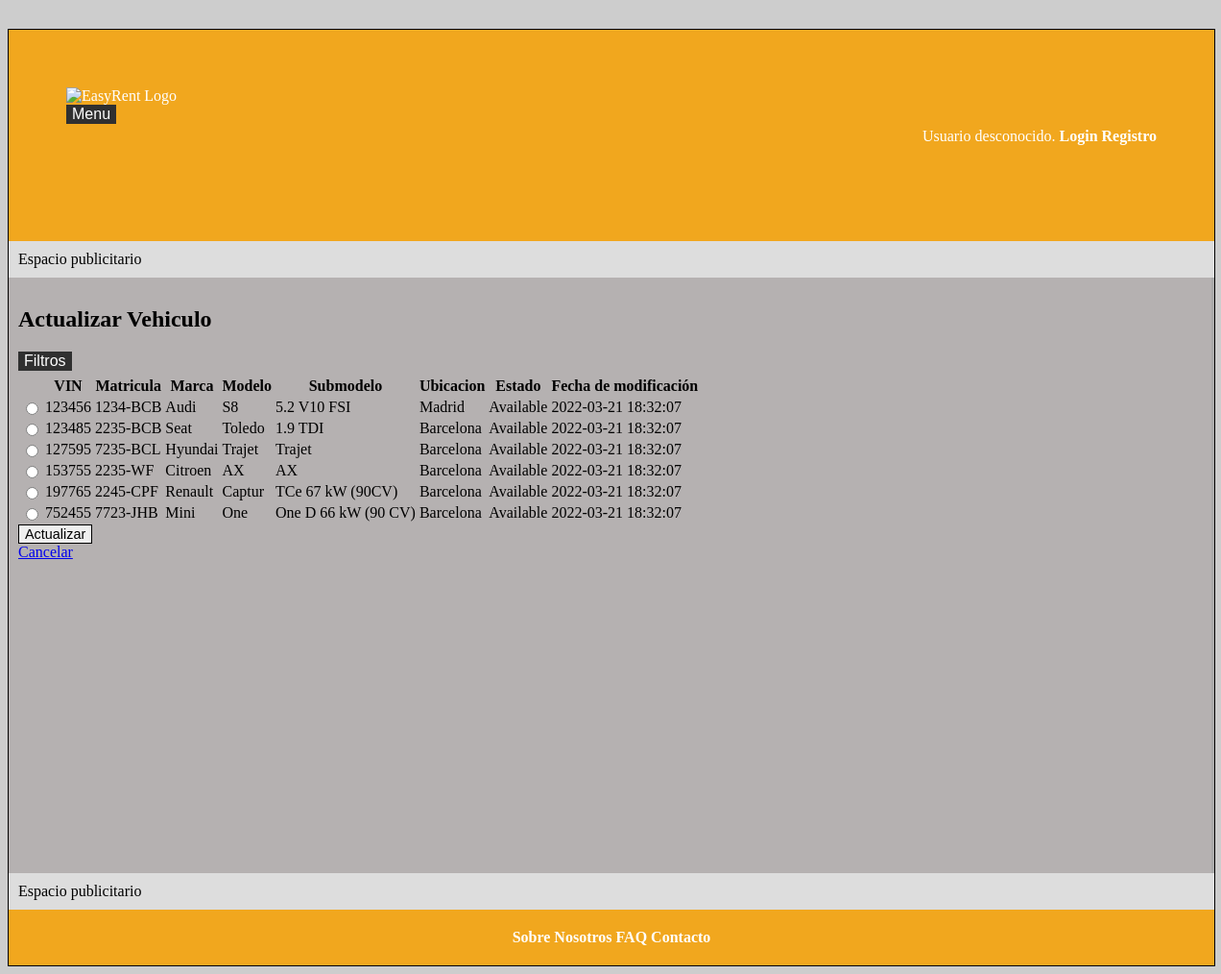
The page /actualizarVehiculo.php on the database its author committed.
### tables this page shows
create table
  Vehicle (
    vin bigint primary key,
    licensePlate varchar(10) not null,
    model bigint unsigned,
    location varchar(40),
    state enum ('Available', 'Unavailable', 'Reserved') default 'Available',
    fecha TIMESTAMP DEFAULT CURRENT_TIMESTAMP  ON UPDATE CURRENT_TIMESTAMP,
    foreign key (model) references Model(m_id) ON DELETE RESTRICT,
    check (vin regexp '^[0-9]{6}$'),
    check (licensePlate regexp '^[0-9]{4}-(?!.*(LL|CH))[BCDFGHJKLMNPRSTVWXYZ]{1,3}$')

  );

create table
  Model (
    m_id serial primary key,
    brand varchar(40),
    model varchar(40),
    submodel varchar(40) unique not null,
    gearbox enum('Manual', 'Automatic', 'Semi-automatic', 'Duplex'),
    category enum('Coupe', 'Pickup', 'Roadster', 'Sedan', 'Small-car', 'Suv', 'Van'),
    fuelType enum ('Diesel', 'Electric-hybrid', 'Electric', 'Petrol', 'Plug-in-hybrid') not null,
    seatCount tinyint not null,
    vehicleImg bigint unsigned,
    fecha TIMESTAMP DEFAULT CURRENT_TIMESTAMP  ON UPDATE CURRENT_TIMESTAMP,
    foreign key (vehicleImg) references Image(img_id),
    check (seatCount regexp '^[2-9]{1}$')
  );

### includes/service/lists/VehicleList.php (called while the page is built, shortened)
<?php
class VehicleList
{
    private $array;
    public function __construct($array = array())
    {
        $this->array = $array;
    }
    public function getArray()
    {
        return $this->array;
    }
    public function setArray($array)
    {
        $this->array = $array;
    }
}

### includes/persistance/entity/Vehicle.php (called while the page is built, shortened)
<?php
class Vehicle
{
    private $vin;
    private $licensePlate;
    private $model;
    private $location;
    private $state;
    private $timeStamp;
    public function __construct($vin, $licensePlate, $model, $location, $state = 'available', $timeStamp = null)
    {
        $this->vin = $vin;
        $this->licensePlate = $licensePlate;
        $this->model = $model;
        $this->location = $location;
        $this->state = $state;
        $this->timeStamp = $timeStamp;
    }
    public function getVin()
    {
        return $this->vin;
    }
    public function getLicensePlate()
    {
        return $this->licensePlate;
    }
    public function getModel()
    {
        return $this->model;
    }
    public function getLocation()
    {
        return $this->location;
    }
    public function getState()
    {
        return $this->state;
    }
    public function getTimeStamp()
    {
        return $this->timeStamp;
    }
}

### includes/persistance/repository/MysqlConnector.php (called while the page is built, shortened)
<?php
class MysqlConnector implements DatabaseConnection {
    private static $instance;
    private $mysqli;
    private function __construct()
    {
        $this->mysqli = null;
    }
    public static function getInstance()
    {
        if (self::$instance === null)
            self::$instance = new self;
        return self::$instance;
    }
    public function getConnection()
    {
        if ($this->mysqli == null) {
            $mysqli = new mysqli(BD_HOST, BD_USER, BD_PASS, BD_NAME, BD_PORT);
            $this->mysqli = $mysqli;
        }
        return $this->mysqli;
    }
    public function query($sql) {
        return $this->getConnection()->query($sql);
    }
    public function prepare($sql) {
        return self::getInstance()->getConnection()->prepare($sql);
    }
}

### includes/persistance/repository/MysqlVehicleRepository.php (called while the page is built, shortened)
<?php
class MysqlVehicleRepository extends AbstractMysqlRepository {
    public function findAll() : array
    {
        $vehicles = [];
        $sql = sprintf("select * from Vehicle");
        $stmt = $this->db->prepare($sql);
        $stmt->execute();
        $result = $stmt->get_result();
        while ($row = $result->fetch_assoc()) {
            $vehicle = new Vehicle($row['vin'], $row['licensePlate'], $row['model'], $row['location'], $row['state'], $row['fecha']);
            $vehicles[] = $vehicle;
        }
        return $vehicles;
    }
}

### includes/service/VehicleService.php (called while the page is built, shortened)
<?php
class VehicleService {
    private $vehicleRepository;
    private static $instance;
    private function __construct() {
        $this->vehicleRepository = $GLOBALS['db_vehicle_repository'];
    }
    public static function getInstance()
    {
        if (!self::$instance instanceof self) {
            self::$instance = new self();
        }
        return self::$instance;
    }
    public function readAllVehicles(){
        return $this->vehicleRepository->findAll();
    }
}

### includes/service/ModelService.php (called while the page is built, shortened)
<?php
class ModelService {
    private $modelRepository;
    private static $instance;
    private function __construct() {
        $this->modelRepository = $GLOBALS['db_model_repository'];
    }
    public static function getInstance()
    {
        if (!self::$instance instanceof self) {
            self::$instance = new self();
        }
        return self::$instance;
    }
    public function readModelById($m_id){
        return $this->modelRepository->findById($m_id);
    }
}

### includes/persistance/repository/AbstractMysqlRepository.php (called while the page is built, shortened)
<?php
abstract class AbstractMysqlRepository implements Repository {
    public function __construct(MysqlConnector $connector) {
        $this->db = $connector;
    }
}

### includes/persistance/repository/MysqlModelRepository.php (called while the page is built, shortened)
<?php
class MysqlModelRepository extends AbstractMysqlRepository {
    public function findById($m_id) : ?Model
    {
        $model = null;
        $sql = sprintf("select * from Model where m_id = %d", $m_id);
        $result = $this->db->query($sql);
        if ($result !== false && $result->num_rows > 0) {
            $obj = $result->fetch_object();
            $model = new Model($obj->m_id, $obj->brand, $obj->model, $obj->submodel, $obj->gearbox, $obj->category, $obj->fuelType, $obj->seatCount, $obj->vehicleImg, $obj->fecha);
        }
        return $model;
    }
}

### includes/persistance/entity/Model.php (called while the page is built, shortened)
<?php
class Model
{
    private $brand;
    private $model;
    private $submodel;
    public function __construct($m_id, $brand, $model, $submodel, $gearbox, $category, $fuelType, $seatCount, $image, $timeStamp = null)
    {
        $this->brand = $brand;
        $this->model = $model;
        $this->submodel = $submodel;
    }
    public function getBrand()
    {
        return $this->brand;
    }
    public function getModel()
    {
        return $this->model;
    }
    public function getSubmodel()
    {
        return $this->submodel;
    }
}

### includes/forms/FormularioActualizarVehiculo.php (the view, shortened to what this page needs)
<?php
class FormularioActualizarVehiculo extends Formulario {
    private $vehicleService;
    private $modelService;
    private $vehiclesList;
    public function __construct($orderByFunction) {
        $this->vehicleService = VehicleService::getInstance();
        $this->modelService = ModelService::getInstance();
        $this->vehiclesList = new VehicleList();
    }
    protected function generaCamposFormulario(&$datos) {
        $htmlErroresGlobales = self::generaListaErroresGlobales($this->errores);
        $this->vehiclesList->setArray($this->vehicleService->readAllVehicles());
        $html = <<<EOS
        $htmlErroresGlobales
            <div>
            <table>
                <tr>
                    <th></th>
                    <th>VIN</th>
                    <th>Matricula</th>
                    <th>Marca</th>
                    <th>Modelo</th>
                    <th>Submodelo</th>
                    <th>Ubicacion</th>
                    <th>Estado</th>
                    <th>Fecha de modificación</th>
                </tr>
        EOS;
        foreach($this->vehiclesList->getArray() as $vehicle) {
            $vehicleModel = $this->modelService->readModelById($vehicle->getModel());
            $html .= <<<EOS
                <tr>
                    <td><input type="radio" name="updatedVehicleVIN" value="{$vehicle->getVin()}" required></td>
                    <td>{$vehicle->getVin()}</td>
                    <td>{$vehicle->getLicensePlate()}</td>
                    <td>{$vehicleModel->getBrand()}</td>
                    <td>{$vehicleModel->getModel()}</td>
                    <td>{$vehicleModel->getSubmodel()}</td>
                    <td>{$vehicle->getLocation()}</td>
                    <td>{$vehicle->getState()}</td>
                    <td>{$vehicle->getTimeStamp()}</td>
                </tr>
            EOS;
        }
        $html .= <<<EOS
            </table>
            </div>
            <div>
                <button type="submit" name="update"> Actualizar </button>
            </div>
        EOS;
        return $html;
    }
}

### estilo.css (style rules this page uses)
body { background-color: #cdcdcd; }
input { display: block; }
button, a.boton { border: 1px solid black; font-size: 0.9em; font-family: Arial; font-weight: 400; }

### rows shown on the page
vehicle: vin "123456", licensePlate "1234-BCB", model.brand "Audi", model.model "S8", model.submodel "5.2 V10 FSI", location "Madrid", state "Available", fecha "2022-03-21 18:32:07"
vehicle: vin "123485", licensePlate "2235-BCB", model.brand "Seat", model.model "Toledo", model.submodel "1.9 TDI", location "Barcelona", state "Available", fecha "2022-03-21 18:32:07"
vehicle: vin "127595", licensePlate "7235-BCL", model.brand "Hyundai", model.model "Trajet", model.submodel "Trajet", location "Barcelona", state "Available", fecha "2022-03-21 18:32:07"
vehicle: vin "153755", licensePlate "2235-WF", model.brand "Citroen", model.model "AX", model.submodel "AX", location "Barcelona", state "Available", fecha "2022-03-21 18:32:07"
vehicle: vin "197765", licensePlate "2245-CPF", model.brand "Renault", model.model "Captur", model.submodel "TCe 67 kW (90CV)", location "Barcelona", state "Available", fecha "2022-03-21 18:32:07"
vehicle: vin "752455", licensePlate "7723-JHB", model.brand "Mini", model.model "One", model.submodel "One D 66 kW (90 CV)", location "Barcelona", state "Available", fecha "2022-03-21 18:32:07"

### other values the page prints
$banner "Espacio publicitario"
